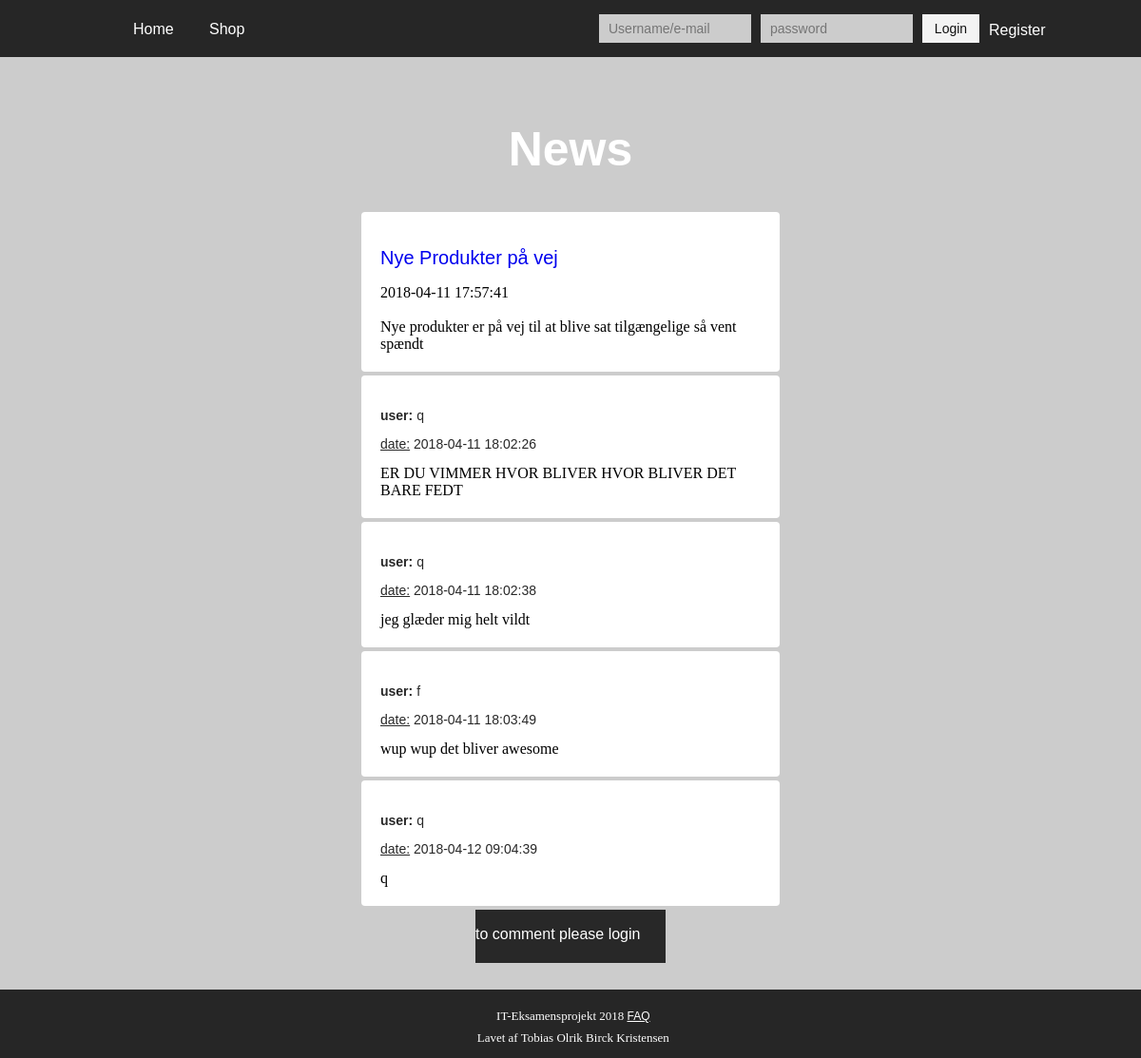
Screenshot of /preordersite/news.php?id=16 with the database file from the repository.
### tables this page shows
CREATE TABLE `news` (
  `news_id` int(11) NOT NULL,
  `date` datetime NOT NULL DEFAULT CURRENT_TIMESTAMP,
  `title` text NOT NULL,
  `newsmessage` text NOT NULL
);

CREATE TABLE `comments` (
  `cid` int(11) NOT NULL,
  `uid` int(11) NOT NULL,
  `date` datetime NOT NULL DEFAULT CURRENT_TIMESTAMP,
  `message` text NOT NULL,
  `news_id` int(11) NOT NULL
);

CREATE TABLE `users` (
  `user_id` int(11) NOT NULL,
  `user_first` varchar(256) NOT NULL,
  `user_last` varchar(256) NOT NULL,
  `user_email` varchar(256) NOT NULL,
  `is_admin` tinyint(4) NOT NULL DEFAULT '0',
  `user_uid` varchar(256) NOT NULL,
  `user_pwd` varchar(256) NOT NULL
);

### preordersite/include/comments.inc.php (the view, shortened to what this page needs)
<?php
function getComments($conn, $id=-1) {
	$sql = ($id > 0)? "SELECT comments.*, users.user_uid FROM comments INNER JOIN users ON comments.uid = users.user_id WHERE comments.news_id = $id" : "SELECT comments.*, users.user_uid FROM comments INNER JOIN users ON comments.uid = users.user_uid";
	$result = mysqli_query($conn, $sql);
	while ($row = mysqli_fetch_assoc($result)) {
		echo "<div class=comment-box><p>";
		echo "<p><b>user: </b>";
		echo $row['user_uid']."</p>";
		echo "<p><u>date:</u> ";
		echo $row['date']."</p>";
		echo nl2br($row['message']);
		echo "</div>";
	}
}

### preordersite/include/Newsposts.inc.php (shortened to what this page needs)
<?php
function getnews($conn, $id=-1) {
	$sql = ($id > 0)? "SELECT * FROM news WHERE news_id=$id ORDER BY news.date DESC" : "SELECT * FROM news ORDER BY news.date DESC";
	$result = mysqli_query($conn, $sql);
	while ($row = mysqli_fetch_assoc($result)) {
		echo "<div class=news-box><p style='font-size: 20px'>";
			echo "<a href='news.php?id={$row['news_id']}'>". nl2br($row['title']."</a></p></p>");
			echo $row['date']."<br><br>";
			echo nl2br($row['newsmessage']);
		echo "</div>";
	}
}

### preordersite/style.css (style rules this page uses)
html { position: relative; min-height: 100%; }
.comment-box { width: 400px; padding: 20px; margin-bottom: 4px; background-color: #fff; border-radius: 4px; color: black; position: relative; }
.comment-box p { font-family: arial; font-size: 14px; line-height: 16px; color: #282828; font-weight: 100; }
.news-box { width: 400px; padding: 20px; margin-bottom: 4px; background-color: #fff; border-radius: 4px; color: black; position: relative; }
.news-box p { font-family: arial; font-size: 14px; line-height: 16px; color: #282828; font-weight: 100; }
body { background-color: #ccc; color: #ddd; margin: 0; width: 100vw; }
a { text-decoration: none; }

### rows the page displays
news: title "Nye Produkter på vej", date "2018-04-11 17:57:41", newsmessage "Nye produkter er på vej til at blive sat tilgængelige så vent spændt"
comments: uid.user_uid "q", date "2018-04-11 18:02:26", message "ER DU VIMMER HVOR BLIVER HVOR BLIVER DET BARE FEDT"
comments: uid.user_uid "q", date "2018-04-11 18:02:38", message "jeg glæder mig helt vildt"
comments: uid.user_uid "f", date "2018-04-11 18:03:49", message "wup wup det bliver awesome"
comments: uid.user_uid "q", date "2018-04-12 09:04:39", message "q"
